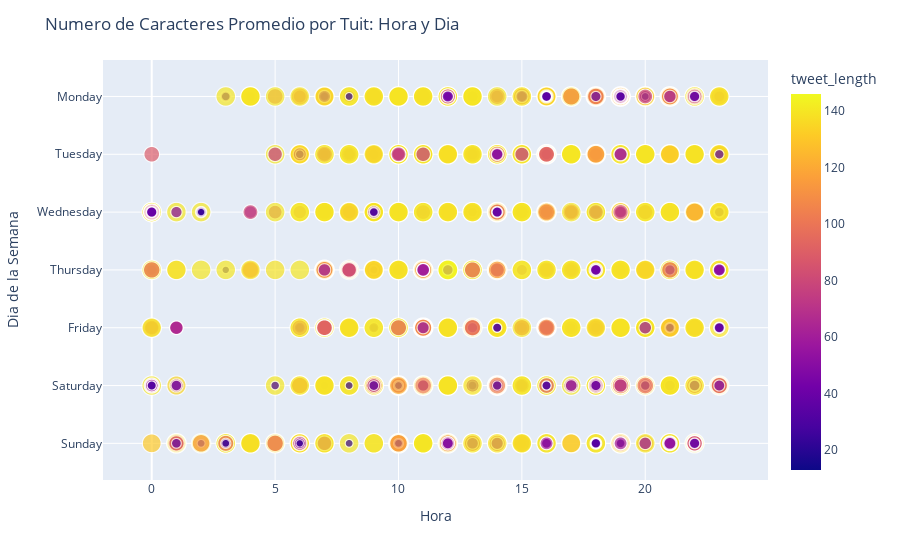

Notebook code cell kept with this figure:
### Code cell
df_4 = df.groupby(['weekday','hour','sort_weekday','tweet_length']).mean().reset_index()

df_4 = df_4.sort_values(by = 'sort_weekday')
fig = px.scatter(
            df_4,
            y = 'weekday', 
            x = 'hour',
            color = 'tweet_length', 
            size = 'tweet_length')
fig.update_layout(title = 'Numero de Caracteres Promedio por Tuit: Hora y Dia', xaxis_title='Hora', yaxis_title='Dia de la Semana')

fig.show()

### Figure 1 — Plotly figure (JSON) as saved in the notebook; plotly's stock layout.template omitted (floating-point values rounded to 4 significant figures; data arrays with more than 128 entries replaced by an {"elided": "..."} marker saying what was removed)
{"data": [{"hovertemplate": "hour=%{x}<br>weekday=%{y}<br>tweet_length=%{marker.color}<extra></extra>", "legendgroup": "", "marker": {"color": {"elided": "1208 int values"}, "coloraxis": "coloraxis", "size": {"elided": "1208 int values"}, "sizemode": "area", "sizeref": 0.365, "symbol": "circle"}, "mode": "markers", "name": "", "showlegend": false, "type": "scattergl", "x": {"elided": "1208 int values"}, "xaxis": "x", "y": {"elided": "1208 str values"}, "yaxis": "y"}], "layout": {"coloraxis": {"colorbar": {"title": {"text": "tweet_length"}}, "colorscale": [[0, "#0d0887"], [0.1111, "#46039f"], [0.2222, "#7201a8"], [0.3333, "#9c179e"], [0.4444, "#bd3786"], [0.5556, "#d8576b"], [0.6667, "#ed7953"], [0.7778, "#fb9f3a"], [0.8889, "#fdca26"], [1, "#f0f921"]]}, "legend": {"itemsizing": "constant", "tracegroupgap": 0}, "margin": {"t": 60}, "title": {"text": "Numero de Caracteres Promedio por Tuit: Hora y Dia"}, "xaxis": {"anchor": "y", "domain": [0, 1], "title": {"text": "Hora"}}, "yaxis": {"anchor": "x", "domain": [0, 1], "title": {"text": "Dia de la Semana"}}}}
